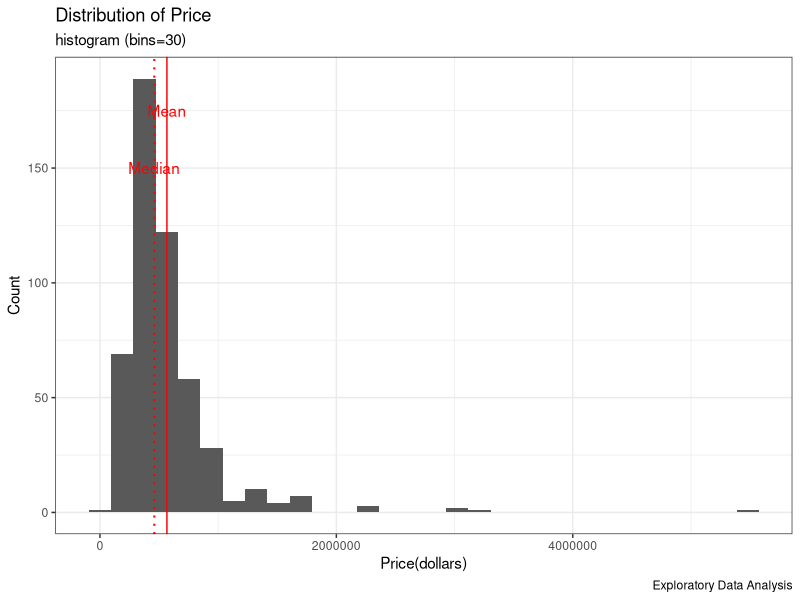
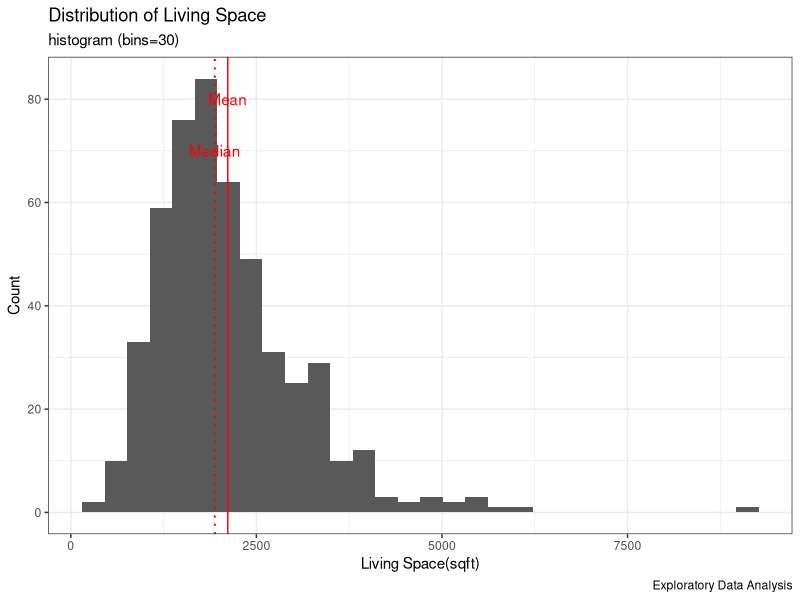
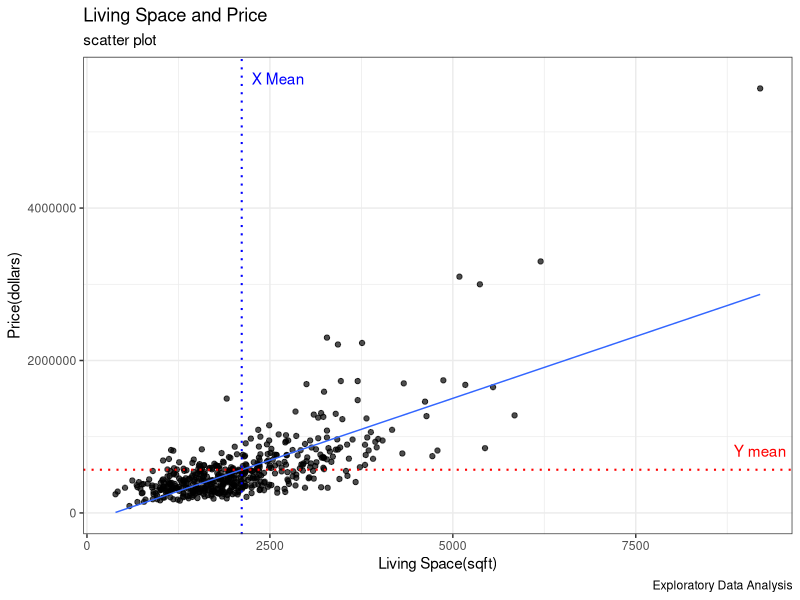
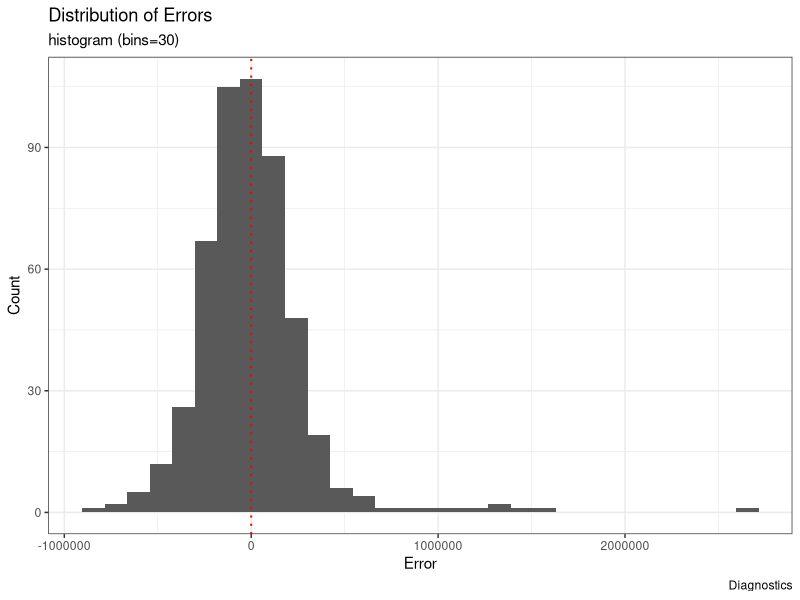
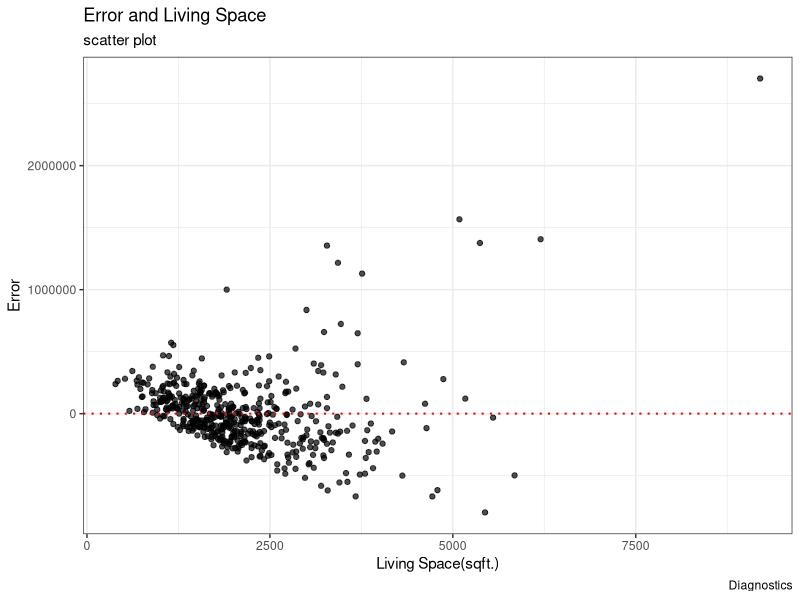
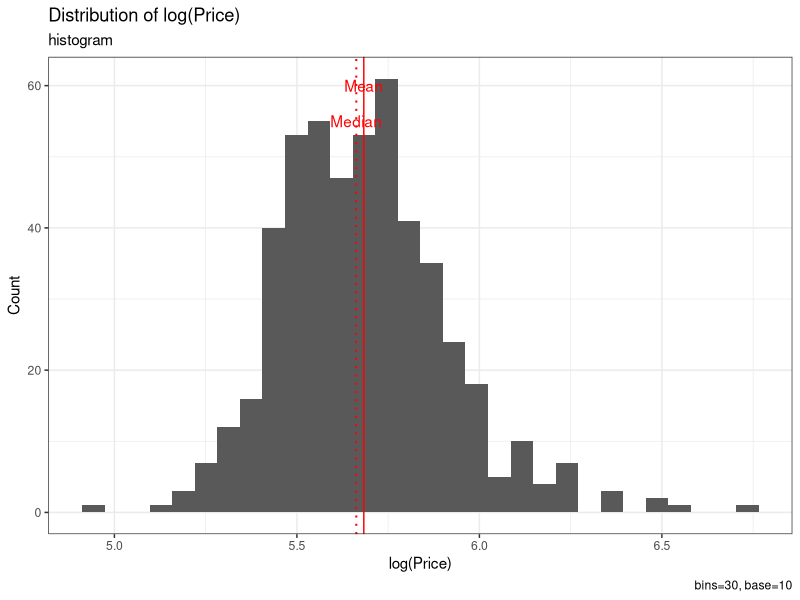
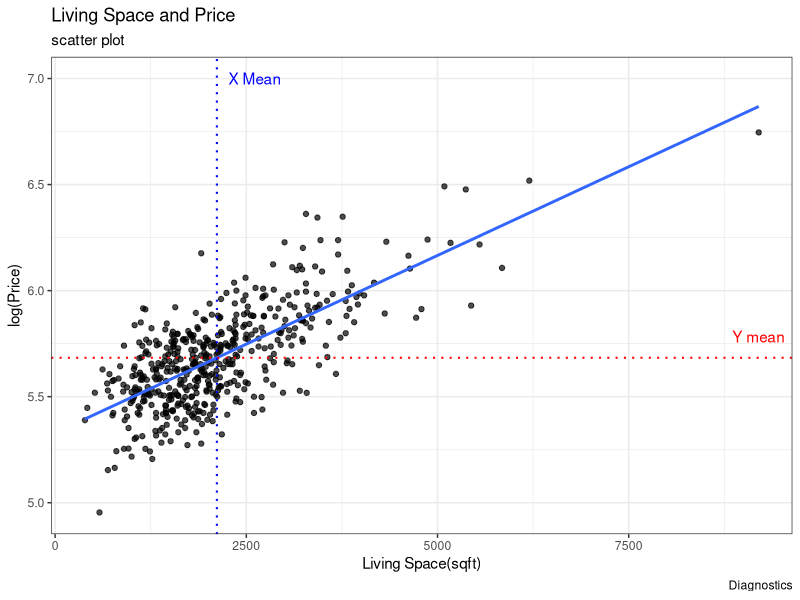
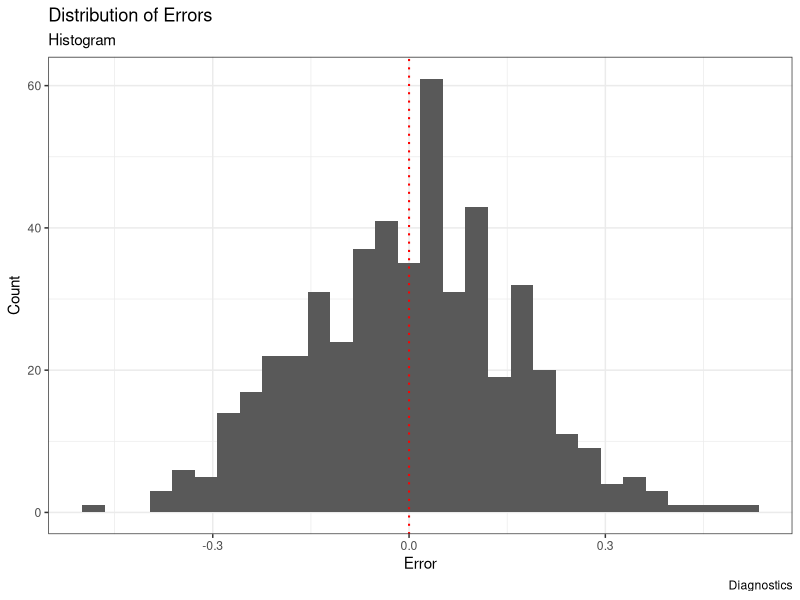

Recreate these plots in R, in order.
## ---- chunk 1
knitr::opts_chunk$set(echo = TRUE)
## ---- chunk 2
library(tidyverse)
df = read_csv('./data/KingCounty.csv')
## ---- chunk 3
options(scipen=999) # disable scientific notation
Y_mean = mean(df$price)
Y_std = sd(df$price)
X_mean = mean(df$sqft_living)
X_std = sd(df$sqft_living)
print(paste(c('Mean of Y(Price):', 'Standard Deviation of Y:'), c(Y_mean, Y_std)))
print(paste(c('Mean of X(Square Feet):', 'Standard Deviation of X:'), c(X_mean, X_std))) 
## ---- chunk 4
summary(df)
## ---- chunk 5
# Histogram for Y
theme_set(theme_bw()) # set to black and white theme
price_hist = ggplot(data = df, aes(x = df$price)) + 
  geom_histogram(bins = 30) + 
  geom_vline(xintercept = Y_mean, color="red", size=.5) + #Mean 
  geom_vline(xintercept = 460000, linetype="dotted", color="red", size=.7) + #Median
  annotate(geom="text", x = Y_mean, y=175, label="Mean", color="red") +
  annotate(geom="text", x = 460000, y=150, label="Median", color="red") + 
  labs(title="Distribution of Price", x="Price(dollars)", y="Count", subtitle="histogram (bins=30)", caption="Exploratory Data Analysis")
plot(price_hist)
## ---- chunk 6
outliers <- boxplot(df$price, plot=FALSE)$out
paste('number of potential outliers:', length(outliers))
## ---- chunk 7
# Histogram for X
sqft_hist = ggplot(data = df, aes(x = df$sqft_living)) +
  geom_histogram(bins=30) + 
  geom_vline(xintercept = X_mean, color="red", size=.5) + #Mean 
  geom_vline(xintercept = 1940, linetype="dotted", color="red", size=.7) + #Median
  annotate(geom="text", x = X_mean, y=80, label="Mean", color="red") +
  annotate(geom="text", x = 1940, y=70, label="Median", color="red") +
  labs(title = "Distribution of Living Space", x="Living Space(sqft)", y="Count", subtitle="histogram (bins=30)", caption="Exploratory Data Analysis")
plot(sqft_hist)
## ---- chunk 8
outliers <- boxplot(df$sqft_living, plot=FALSE)$out
paste('number of potential outliers:', length(outliers))
## ---- chunk 9
scatter = ggplot(data = df, aes(x = df$sqft_living, y = df$price)) +
  geom_point(alpha=.7) + 
  geom_smooth(method="lm", se=F, size=.5) +
  geom_hline(yintercept = Y_mean, color="red", linetype="dotted", size=.7) + #X Mean
  geom_vline(xintercept = X_mean, color="blue", linetype="dotted", size=.7) + #Y Mean
  annotate(geom="text", x = 9200, y = Y_mean + 250000, label="Y mean", color="red") +
  annotate(geom="text", x = X_mean + 500, y = 5700000, label="X Mean", color="blue") +
  labs(title = "Living Space and Price", subtitle="scatter plot", x = "Living Space(sqft)", y = "Price(dollars)", caption = "Exploratory Data Analysis") 
plot(scatter)
## ---- chunk 10
#error and X
linearMod1 <- lm(price ~ sqft_living, data = df)
df$err_1 <- df$price - predict.lm(linearMod1)
diagnostic_histogram <- ggplot(data = df, aes(x=df$err_1)) +
  geom_histogram(bins=30) + 
  geom_vline(xintercept = mean(df$err_1), linetype="dotted", color = "red", size=.7) + 
  labs(title="Distribution of Errors", subtitle="histogram (bins=30)", x="Error", y="Count", caption="Diagnostics")
plot(diagnostic_histogram)
## ---- chunk 11
outliers <- boxplot(df$err_1, plot=FALSE)$out
paste('number of potential outliers:', length(outliers))
## ---- chunk 12
shapiro.test(df$err_1)
## ---- chunk 13
diagnostic_scatter <- ggplot(data = df, aes(x=sqft_living, y=err_1)) +
  geom_point(alpha=.7) + 
  geom_hline(yintercept = 0, linetype = "dotted", color="red", size=.7) + 
  labs(title = "Error and Living Space", subtitle = "scatter plot", caption = "Diagnostics", x="Living Space(sqft.)", y="Error")
plot(diagnostic_scatter)
## ---- chunk 14
#Filgner-Killeen test
fligner.test(df$err_1, df$sqft_living)
## ---- chunk 15
df$log10price = log10(df$price) #Add a new column to the data
logY_mean = mean(df$log10price)
logY_median = median(df$log10price)
logY_sd = sd(df$log10price)
## ---- chunk 16
log_price_hist = ggplot(data = df, aes(x = df$log10price)) + 
  geom_histogram(bins = 30) + 
  geom_vline(xintercept = logY_mean, color="red", size=.5) + #Mean 
  geom_vline(xintercept = logY_median, linetype="dotted", color="red", size=.7) + #Median
  annotate(geom="text", x = logY_mean, y=60, label="Mean", color="red") +
  annotate(geom="text", x = logY_median, y=55, label="Median", color="red") + 
  labs(title="Distribution of log(Price)", x="log(Price)", y="Count", subtitle="histogram", caption="bins=30, base=10")
plot(log_price_hist)
## ---- chunk 17
outliers <- boxplot(df$log10price, plot=FALSE)$out
paste('number of potential outliers:', length(outliers))
## ---- chunk 18
log_y_scatter = ggplot(data = df, aes(x = df$sqft_living, y = df$log10price)) +
  geom_point(alpha=.7) + 
  geom_smooth(method="lm", se=F) +
  geom_hline(yintercept = logY_mean, color="red", linetype="dotted", size=.7) + #X Mean
  geom_vline(xintercept = X_mean, color="blue", linetype="dotted", size=.7) + #Y Mean
  annotate(geom="text", x = 9200, y = logY_mean + .1, label="Y mean", color="red") +
  annotate(geom="text", x = X_mean + 500, y = 7, label="X Mean", color="blue") +
  labs(title = "Living Space and Price", subtitle="scatter plot", x = "Living Space(sqft)", y = "log(Price)", caption = "Diagnostics") 
plot(log_y_scatter)
## ---- chunk 19
#error and X
linearMod2 <- lm(log10price ~ sqft_living, data = df)
df$err_2 <- df$log10price - predict.lm(linearMod2)
err_2 <- ggplot(data = df, aes(x=df$err_2)) +
  geom_histogram(bins=30) + 
  geom_vline(xintercept = mean(df$err_2), linetype="dotted", color = "red", size=.7) + 
  labs(title="Distribution of Errors", subtitle="Histogram", x="Error", y="Count", caption="Diagnostics")
plot(err_2)
## ---- chunk 20
outliers <- boxplot(df$err_2, plot=FALSE)$out
paste('number of potential outliers:', length(outliers))
## ---- chunk 21
shapiro.test(df$err_2)
## ---- chunk 22
diagnostic_scatter_2 <- ggplot(data = df, aes(x=sqft_living, y=err_2)) +
  geom_point(alpha=.7) + 
  geom_hline(yintercept = 0, linetype="dotted", color="red", size=.7) + 
  labs(title = "Error and Living Space", subtitle = "Scatter", caption = "Diagnostics", x="Living Space(sqft)", y="Error(log(Price))")
plot(diagnostic_scatter_2)
## ---- chunk 23
fligner.test(df$err_2, df$sqft_living)
## ---- chunk 24
summary(linearMod2)
## ---- chunk 25
### calculate 95% interval for slope
confint(linearMod2, level=0.95)
10 ^ confint(linearMod2, level=0.95)
## ---- chunk 26
alpha <- 0.05 #critical value
g <- 3 #number of intervals
deg_free <- length(df$price) - 2 #degrees of freedom
B <- 1-qt((1-alpha)/(2*g), deg_free) #Bonferroni statistic
se <- 0.1612 #standard error
n <- length(df$price) #number of samples
x <- c(2800, 3200, 8000) #prediction values
X_ssv <- sum((df$sqft_living - X_mean)^2) #sum of squared variance

s_yhat <- se*sqrt(1/n + (x-X_mean)^2/X_ssv)
s_ydot <- se*sqrt(1 + 1/n + (x-X_mean)^2/X_ssv)

newdata = data.frame("sqft_living" = c(2800, 3200, 8000))
predict.yhat = predict.lm(linearMod2, newdata, interval=c("none"))

bon.upper.yhat <- predict.yhat + B * s_yhat
bon.lower.yhat <- predict.yhat - B * s_yhat

bon.upper.ydot <- predict.yhat + B * s_ydot
bon.lower.ydot <- predict.yhat - B * s_ydot

#Create data frame
df.bon.yhat = data.frame("prediction" = predict.yhat, "lower" = bon.lower.yhat, "upper" = bon.upper.yhat)
df.bon.ydot= data.frame("prediction" = predict.yhat, "lower" = bon.lower.ydot, "upper" = bon.upper.ydot)
## ---- chunk 27
10 ^ df.bon.yhat
## ---- chunk 28
10 ^ df.bon.ydot
## ---- chunk 29
df.bon.yhat = data.frame("value"=c(2800, 3200, 8000), "prediction" = predict.yhat, "lower" = bon.lower.yhat, "upper" = bon.upper.yhat)
df.bon.ydot = data.frame("value"=c(2800, 3200, 8000), "prediction" = predict.yhat, "lower" = bon.lower.ydot, "upper" = bon.upper.ydot)

exp_regress <- function(x){
  return(10^(5.329603313 + 0.000167241*x))
}

results <- ggplot(df, aes(x=sqft_living, y=price)) +
  geom_point(alpha=.3) + 
  stat_function(fun = exp_regress, color='purple', alpha=.7) # Regression Line

#Confidence Interval
results <- results + geom_point(data = df.bon.yhat, aes(x=value, y=10^prediction), color='red', alpha=.7) + # Prediction
  geom_point(data = df.bon.yhat, aes(x=value, y=10^lower), color='red') +
  geom_point(data = df.bon.yhat, aes(x=value, y=10^upper), color='red') + 
  geom_segment(data = df.bon.yhat, aes(x = value, y = 10^lower, xend = value, yend = 10^upper), linetype="dotted", color="red") #Confidence interval

#Prediction Interval
results <- results + geom_point(data = df.bon.ydot, aes(x=value, y=10^lower), color='orange') + 
  geom_point(data = df.bon.ydot, aes(x=value, y=10^upper), color='orange') + 
  geom_segment(data = df.bon.ydot, aes(x = value, y = 10^lower, xend = value, yend = 10^upper), linetype="dotted", color="orange") 

results <- results + labs(title="Prediction Results", subtitle="scatter plot", x="Living Space(sqft.)", y="Price(dollars)", caption = "Prediction")
  
plot(results)
